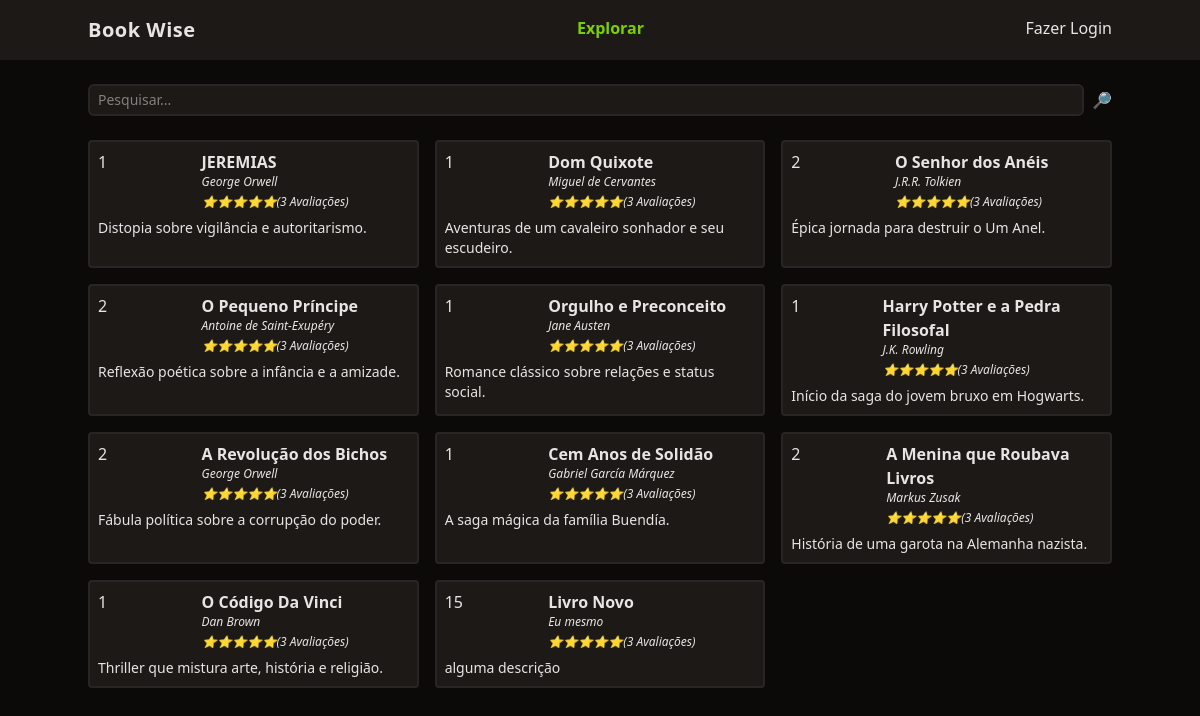
Before: / with the older database file.
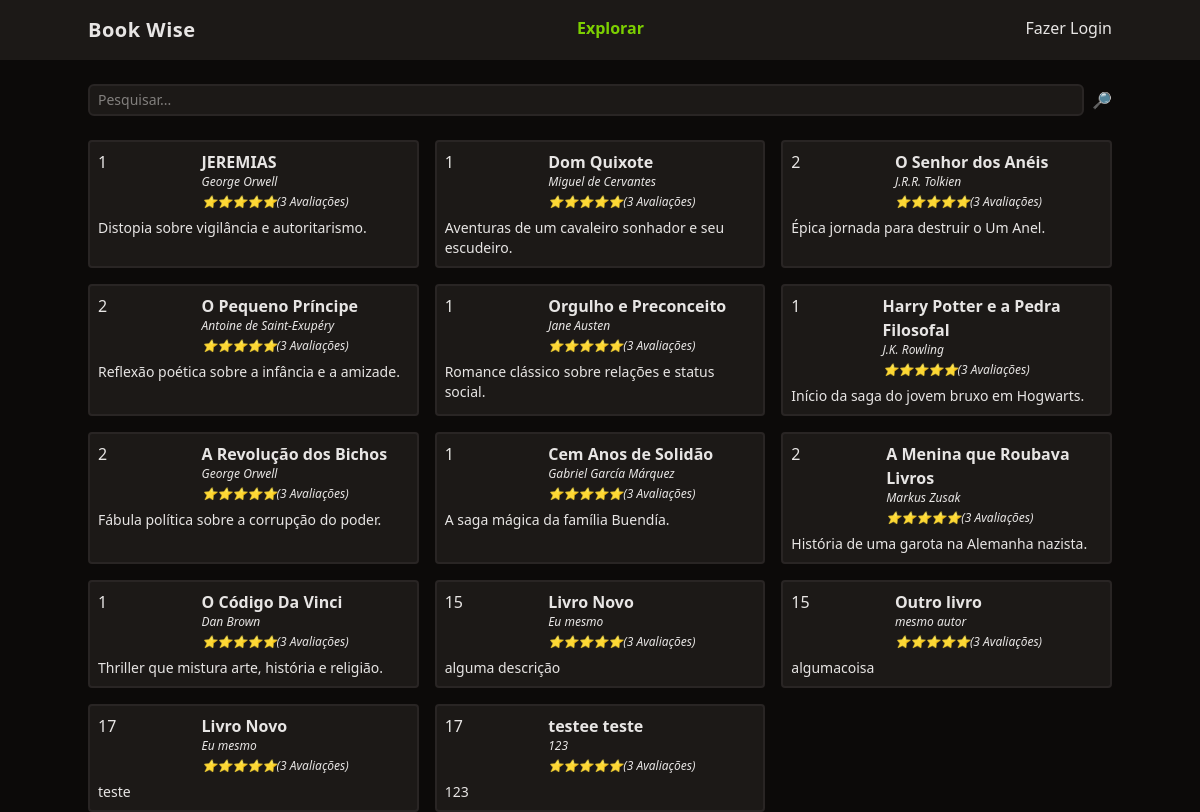
After: the same page with the newer database file.
### tables this page shows
CREATE TABLE livros (

  id integer primary key,
  titulo varchar(255),
  autor varchar(255),
  descricao text,
  ano_de_lancamento integer,
  usuario_id integer,
  foreign key(usuario_id) references usuarios(id)

);

### functions.php (called while the page is built, shortened)
<?php
function view($view, $data = []) {
    require 'views/template/app.php';
}
function auth() {
    if(! isset($_SESSION['auth'])) {
        return null;
    }
    return $_SESSION['auth'];
}

### controllers/index.controller.php (called while the page is built)
<?php
$pesquisar = $_REQUEST['pesquisar'] ?? '';
$livros = $database->query(
    query: "select * from livros where titulo like :filtro",
    class: Livro::class,
    params: ['filtro' => "%$pesquisar%"]
)->fetchAll();
view('index', compact('livros'));

### routes.php (called while the page is built, shortened)
<?php
$controller = str_replace('/', '', parse_url($_SERVER['REQUEST_URI'])['path']);
if (!$controller) $controller = 'index';
require "controllers/{$controller}.controller.php";

### index.php (called while the page is built, shortened)
<?php
require "functions.php";
$config = require 'config.php';
require "Database.php";
require "routes.php";
?>

### config.php (called while the page is built)
<?php
return [
    'database' => [
        'driver' => 'sqlite',
        'database' => 'database.sqlite'
    ]
];

### Database.php (called while the page is built)
<?php
class Database {
    private $db;
    public function __construct($config) {
        $this->db = new PDO($this->getDsn($config));
    }
    private function getDsn($config) {
        $driver = $config['driver'];
        unset($config['driver']);
        $dsn = $driver . ':' . http_build_query($config, '', ';');
        if ($driver == 'sqlite') {
            $dsn = $driver . ':' . $config['database'];
        }
        return $dsn;
    }
    public function query($query, $class = null, $params = []) {
        $prepare = $this->db->prepare($query);
        if ($class) {
            $prepare->setFetchMode(PDO::FETCH_CLASS, $class);
        }
        $prepare->execute($params);
        return $prepare;
    }
}
$database = new Database($config['database']);

### views/index.view.php (the view)
<form class="w-full flex space-x-2 mt-6">
    <input
        type="text"
        name="pesquisar"
        class="border-stone-800 border-2 rounded-md bg-stone-900 text-sm focus:outline-none px-2 py-1 w-full"
        placeholder="Pesquisar..."
    >
    <button type="submit">🔎</button>
</form>
<section class="grid gap-4 grid-cols-1 md:grid-cols-2 lg:grid-cols-3">
    <?php foreach($livros as $livro): ?>
        <div class="p-2 rounded border-stone-800 border-2 bg-stone-900">
            <div class="flex">
                <div class="w-1/3"><?= $livro->usuario_id ?></div>
                <div class="space-y-1">
                    <a href="/livro?id=<?= $livro->id ?>" class="font-semibold hover:underline"><?= $livro->titulo ?></a>
                    <div class="text-xs italic"><?= $livro->autor ?></div>
                    <div class="text-xs italic">⭐⭐⭐⭐⭐(3 Avaliações)</div>
                </div>
            </div>
            <div class="text-sm mt-2"><?= $livro->descricao ?></div>
        </div>
    <?php endforeach; ?>
</section>

### views/template/app.php (shortened to what this page needs)
<!DOCTYPE html>
<html lang="en">
<head>
    <script src="https://cdn.jsdelivr.net/npm/@tailwindcss/browser@4"></script>
</head>
<body class="bg-stone-950 text-stone-200">
    <header class="bg-stone-900">
        <nav class="mx-auto max-w-screen-lg flex justify-between py-4">
            <div class="font-bold text-xl tracking-wide">Book Wise</div>
            <ul class="flex space-x-4 font-bold">
                <li><a href="/" class="text-lime-500">Explorar</a></li>
            </ul>
            <ul>
                <?php if (auth()): ?>
                    <li><a href="/logout">Oi, <?= auth()->nome ?></a></li>
                <?php else: ?>
                    <li><a href="/login">Fazer Login</a></li>
                <?php endif; ?>
            </ul>
        </nav>
    </header>
    <main class="mx-auto max-w-screen-lg space-y-6">
        <?php require "views/{$view}.view.php" ?>
    </main>
</body>
</html>

Changed rows visible on the page:
added livros: usuario "15", titulo "Outro livro", autor "mesmo autor", descricao "algumacoisa"
added livros: usuario "17", titulo "Livro Novo", autor "Eu mesmo", descricao "teste"
added livros: usuario "17", titulo "testee teste", autor "123", descricao "123"
